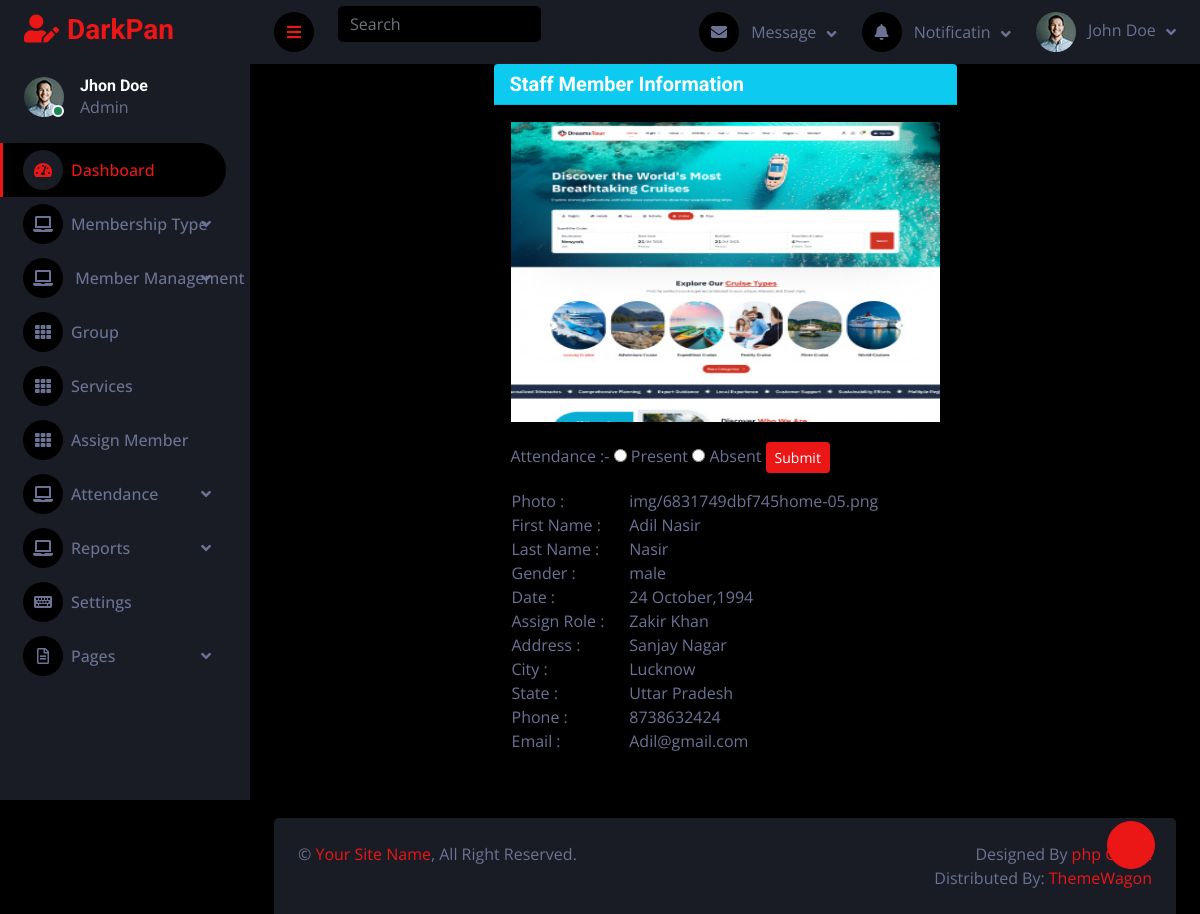
The page /s-attendance?id=1 (signed in) on the database its author committed.
### tables this page shows
CREATE TABLE IF NOT EXISTS `staff_member` (
  `id` int NOT NULL AUTO_INCREMENT,
  `photo` varchar(250) DEFAULT NULL,
  `f_name` varchar(250) DEFAULT NULL,
  `l_name` varchar(250) DEFAULT NULL,
  `gender` varchar(250) DEFAULT NULL,
  `date` varchar(250) DEFAULT NULL,
  `a_role` varchar(250) DEFAULT NULL,
  `address` varchar(250) DEFAULT NULL,
  `city` varchar(250) DEFAULT NULL,
  `state` varchar(250) DEFAULT NULL,
  `phone` varchar(250) DEFAULT NULL,
  `email` varchar(250) DEFAULT NULL,
  `status` varchar(250) DEFAULT NULL,
  PRIMARY KEY (`id`)
);

### s-attendance.php (the view, shortened to what this page needs)
<?php include "common/header.php"; ?>
<?php
$id = $_GET['id'];
$query = "select * from `staff_member` where id='$id'";
$fire = mysqli_query($conn, $query);
if (mysqli_num_rows($fire) > 0) {
    while ($row = mysqli_fetch_assoc($fire)) {
        $photo = $row['photo'];
        $f_name = $row['f_name'];
        $l_name = $row['l_name'];
        $gender = $row['gender'];
        $date = $row['date'];
        $a_role = $row['a_role'];
        $address = $row['address'];
        $city = $row['city'];
        $state = $row['state'];
        $phone = $row['phone'];
        $email = $row['email'];
    }
}
?>
<div class="row">
    <div class="col-md-6 mx-auto mb-4">
        <div class="card-header bg-info">
            <h5 class="d-inline text-white">Staff Member Information</h5>
        </div>
        <div class="border p-3">
            <img src="<?php echo $photo; ?>" style="margin-bottom:20px;" width="100%" height="300px" alt="">
            <tr>
                <form method="post">
                    <td class="text-center">
                        <div class="form-group">
                            <label class="mr-2 mb-0">Attendance :-</label>
                            <label for="" class="mb-0 mr-2">
                                <input type="radio" class="mr-1" name="att_status" value="1">
                                Present
                            </label>
                            <label for="" class="mb-0">
                                <input type="radio" class="mr-1" name="att_status" value="0">
                                Absent
                            </label>
                            <label for="" class="mb-0">
                                <input type="submit" class="ml-5 btn btn-sm btn-primary" name="submit">
                            </label>
                        </div>
                    </td>
                </form>
            </tr>
            <table width="100%" class="view-member">
                <tbody>
                    <tr>
                        <td class="label">Photo :</td>
                        <td><?php echo $photo; ?></td>
                    </tr>
                    <tr>
                        <td class="label">First Name :</td>
                        <td><?php echo $f_name . ' ' . $l_name; ?></td>
                    </tr>
                    <tr>
                        <td class="label">Last Name :</td>
                        <td><?php echo $l_name; ?></td>
                    </tr>
                    <tr>
                        <td class="label">Gender :</td>
                        <td><?php echo $gender; ?></td>
                    </tr>
                    <tr>
                        <td class="label">Date :</td>
                        <td><?php echo date('j F,Y', strtotime($date)); ?></td>
                    </tr>
                    <tr>
                    <tr>
                        <td class="label">Assign Role :</td>
                        <td><?php echo $a_role; ?></td>
                    </tr>
                    <td class="label">Address :</td>
                    <td><?php echo $address; ?></td>
                    </tr>
                    <tr>
                        <td class="label">City :</td>
                        <td><?php echo $city; ?></td>
                    </tr>
                    <tr>
                        <td class="label">State :</td>
                        <td><?php echo $state; ?></td>
                    </tr>
                    <tr>
                        <td class="label">Phone :</td>
                        <td><?php echo $phone; ?></td>
                    </tr>
                    <tr>
                        <td class="label">Email :</td>
                        <td><?php echo $email; ?></td>
                    </tr>
                </tbody>
            </table>
        </div>
    </div>
</div>
<?php include "common/footer.php"; ?>

### css/style.css (style rules this page uses)
.btn { transition: .5s; }

### rows shown on the page
staff_member: photo (picture), photo "img/6831749dbf745home-05.png", f_name "Adil", l_name "Nasir", gender "male", date "24 October,1994", a_role "Zakir Khan", address "Sanjay Nagar", city "Lucknow", state "Uttar Pradesh", phone "8738632424", email "Adil@gmail.com"
